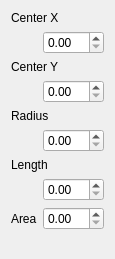
         <widget class="QWidget" name="scrollAreaWidgetContents_4">
          <property name="geometry">
           <rect>
            <x>0</x>
            <y>0</y>
            <width>115</width>
            <height>259</height>
           </rect>
          </property>
          <layout class="QVBoxLayout" name="verticalLayout_9">
           <item>
            <layout class="QFormLayout" name="formLayout_4">
             <property name="rowWrapPolicy">
              <enum>QFormLayout::RowWrapPolicy::WrapLongRows</enum>
             </property>
             <item row="0" column="0">
              <widget class="QLabel" name="circle_centerXLabel">
               <property name="text">
                <string>Center X</string>
               </property>
              </widget>
             </item>
             <item row="0" column="1">
              <widget class="QDoubleSpinBox" name="circle_centerX"/>
             </item>
             <item row="1" column="0">
              <widget class="QLabel" name="circle_centerYLabel">
               <property name="text">
                <string>Center Y</string>
               </property>
              </widget>
             </item>
             <item row="1" column="1">
              <widget class="QDoubleSpinBox" name="circle_centerY"/>
             </item>
             <item row="2" column="0">
              <widget class="QLabel" name="circle_radiusLabel">
               <property name="text">
                <string>Radius</string>
               </property>
              </widget>
             </item>
             <item row="2" column="1">
              <widget class="QDoubleSpinBox" name="circle_radius"/>
             </item>
             <item row="3" column="0">
              <widget class="QLabel" name="circle_lengthLabel">
               <property name="text">
                <string>Length</string>
               </property>
              </widget>
             </item>
             <item row="3" column="1">
              <widget class="QDoubleSpinBox" name="circle_length"/>
             </item>
             <item row="4" column="0">
              <widget class="QLabel" name="circle_areaLabel">
               <property name="text">
                <string>Area</string>
               </property>
              </widget>
             </item>
             <item row="4" column="1">
              <widget class="QDoubleSpinBox" name="circle_area"/>
             </item>
            </layout>
           </item>
          </layout>
         </widget>
